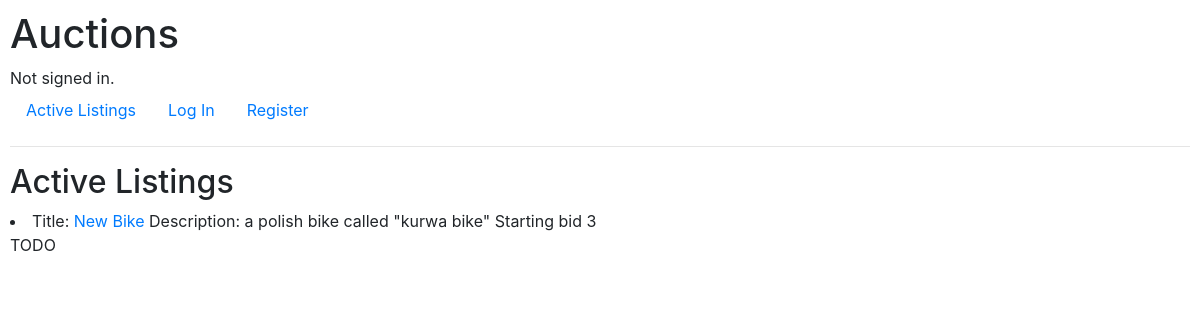
Before: / with the older database file.
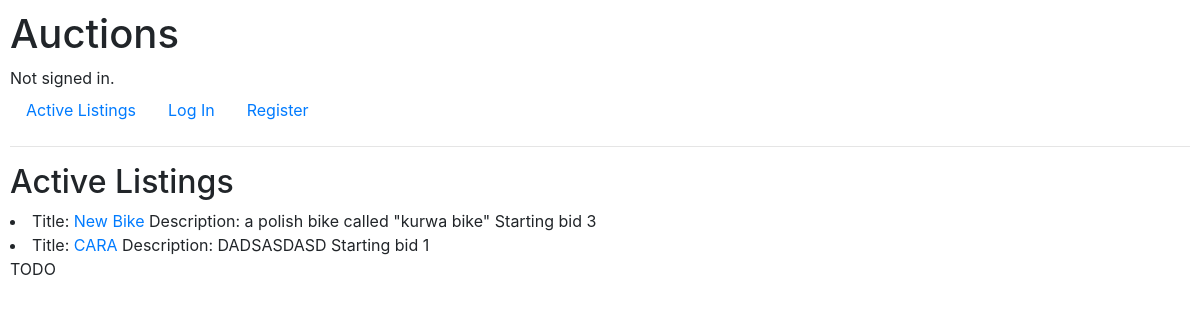
After: the same page with the newer database file.
### auctions/models.py (models this page shows, shortened)
class listings(models.Model):
    title = models.CharField(max_length=64)
    description = models.TextField(max_length=500)
    starting_bit = models.IntegerField()
    creator = models.ForeignKey(User, on_delete=models.CASCADE)

### auctions/views.py (the view)
# urls.py: path("", views.index, name="index"),
def index(request):
    return render(request, "auctions/index.html", {
        "listings": listings.objects.all()
    })

### auctions/templates/auctions/index.html
{% extends "auctions/layout.html" %}
{% block body %}
    <h2>Active Listings</h2>
    {% for listing in listings %}
        <li>Title: <a href="/listing/{{ listing.id }}">{{ listing.title }}</a> Description: {{ listing.description }} Starting bid {{ listing.starting_bit }}</li>
    {% endfor %}
    TODO
{% endblock %}

Changed rows visible on the page:
added listings: title "CARA", description "DADSASDASD", starting_bit "1"
